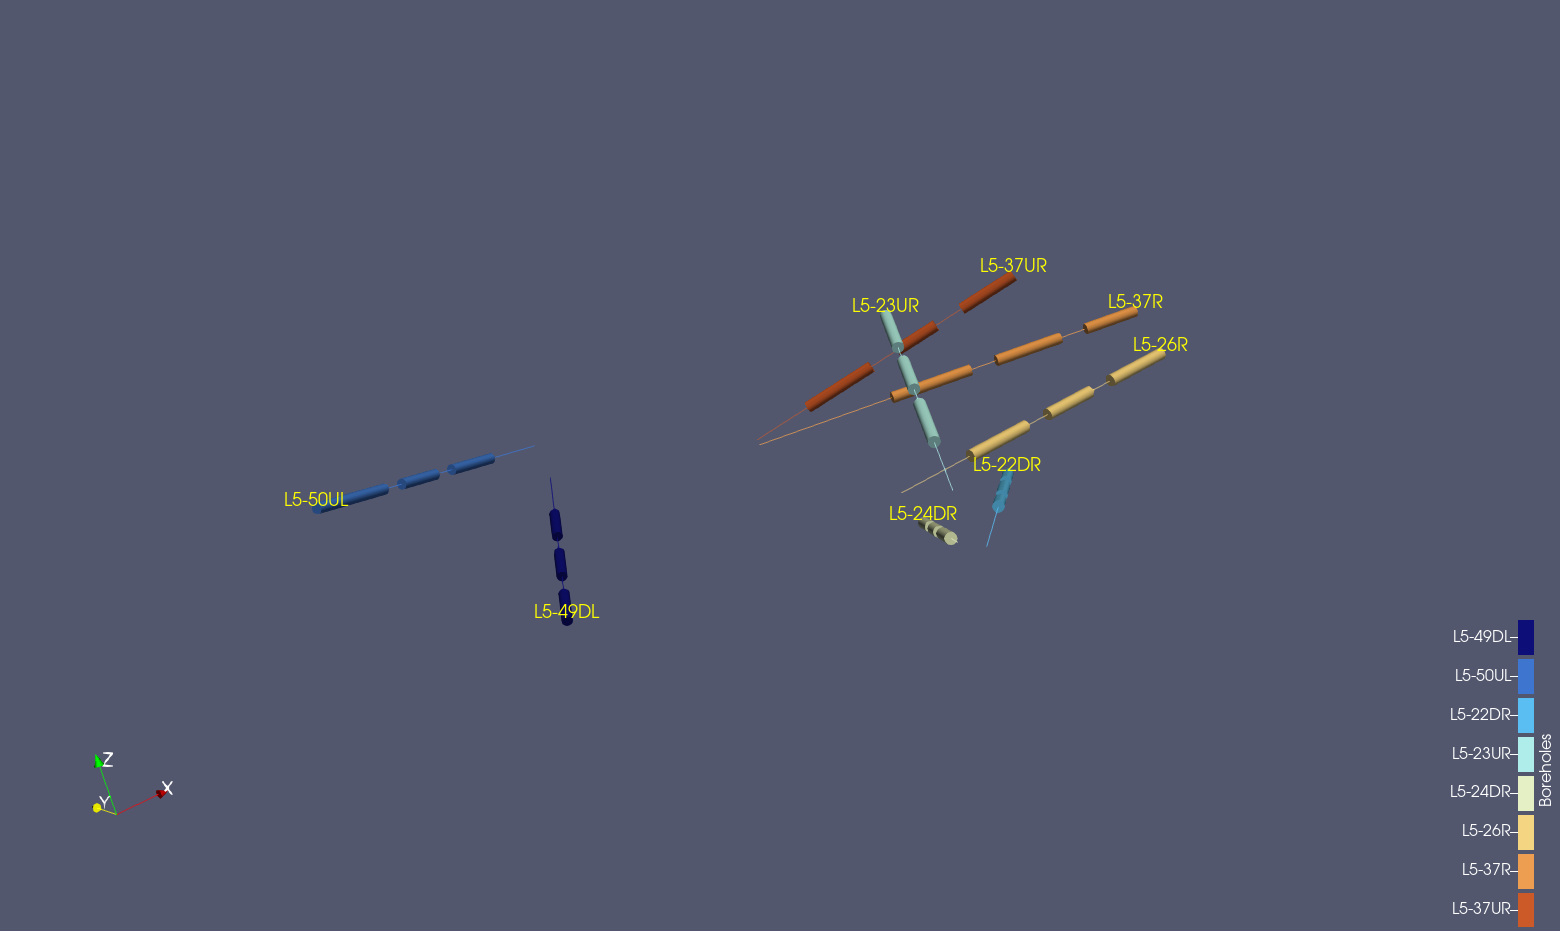

Generate this figure with Python:
# ParaView script to visualize boreholes and to create labels according to field data
from paraview.simple import *
from paraview.servermanager import Fetch
import vtk
import pathlib
import os

script_dir = pathlib.Path(__file__).parent
datafile_name = "boreholes.vtm"

os.chdir(script_dir)
view = GetActiveViewOrCreate('RenderView')

# ==== Načtení VTK souboru ====
reader = XMLMultiBlockDataReader(FileName=[datafile_name])
RenameProxy(reader, group=reader.GetXMLGroup(), newName="Boreholes")
Show(reader, view)

vtk_data = Fetch(reader)

# === Přístup k FieldData ===
field_data = vtk_data.GetFieldData()
labels_array = field_data.GetAbstractArray('Labels')
nlabels = labels_array.GetNumberOfTuples()
labels = [labels_array.GetValue(i) for i in range(nlabels)]

# připrav lookup table pro bh_index
lut = GetColorTransferFunction("bh_index")
lut.AnnotationsInitialized = 1
lut.InterpretValuesAsCategories = 1
annotations = []
for i,l in enumerate(labels):
    annotations.extend([str(i),l])
lut.Annotations = annotations
# lut.IndexedColors - lze nastavit RGB hodnoty barev pro jednotlive kategorie=vrty
# lut.IndexedColors[21] = 0
# lut.IndexedColors[22] = 0
# lut.IndexedColors[23] = 0

# Nezobrazovat text "bh_index" v legende.
bar = GetScalarBar(lut)
bar.Title = ""
bar.ComponentTitle = "Boreholes"
bar.Visibility = 1


# Vytvoření textových popisků
coords_array = field_data.GetAbstractArray("LabelCoords")

# --- vytvoření vtkPolyData s body ---
points = vtk.vtkPoints()
points.SetNumberOfPoints(nlabels)

labels = vtk.vtkStringArray()
labels.SetName("Labels")
labels.SetNumberOfTuples(nlabels)

for i in range(nlabels):
    x, y, z = coords_array.GetTuple(i)
    points.SetPoint(i, x, y, z)
    labels.SetValue(i, labels_array.GetValue(i))

poly = vtk.vtkPolyData()
poly.SetPoints(points)
poly.GetPointData().AddArray(labels)


# --- zabalení do ParaView source ---
label_source = TrivialProducer()
label_source.GetClientSideObject().SetOutput(poly)
label_source.UpdatePipeline()

label_source.Rename("Borehole Labels")

display = Show(label_source)
display.Representation = "Labels"
display.PointFieldDataArrayName = "Labels"
display.PointLabelVisibility = 1
display.PointLabelJustification = "Center"

Render()
